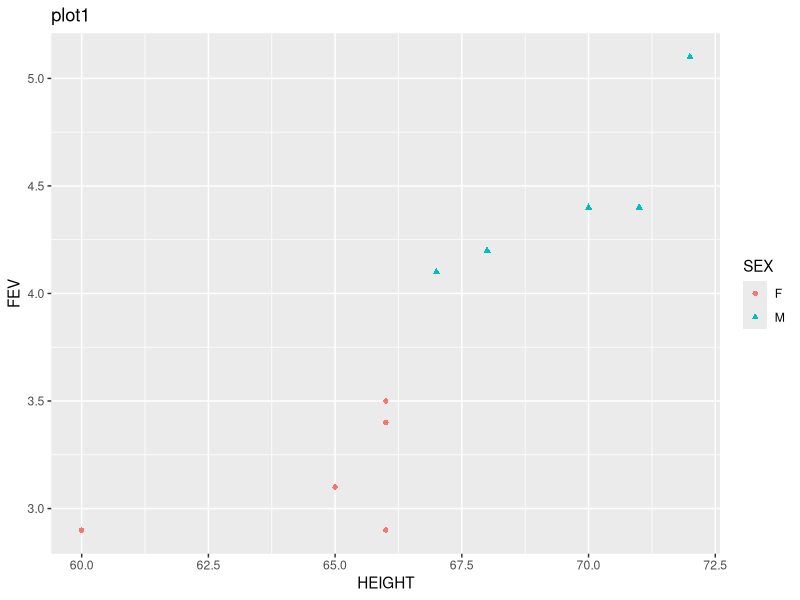
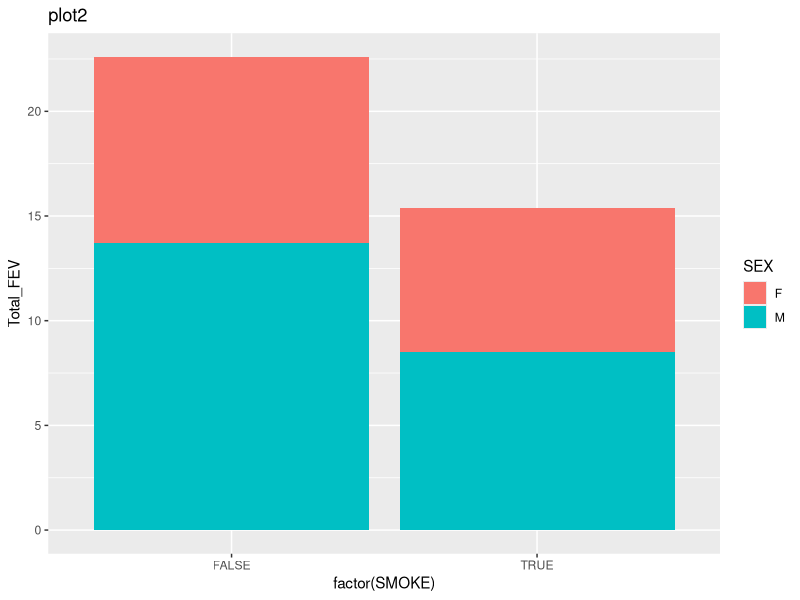
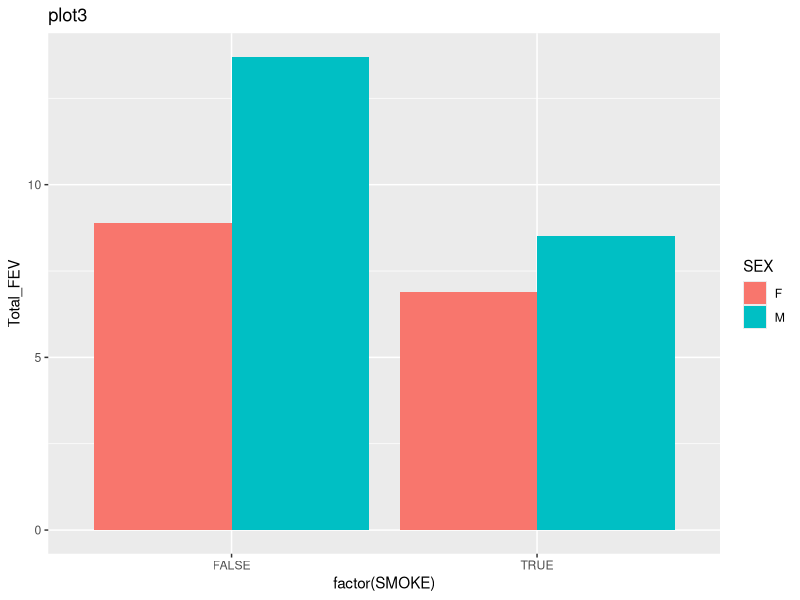
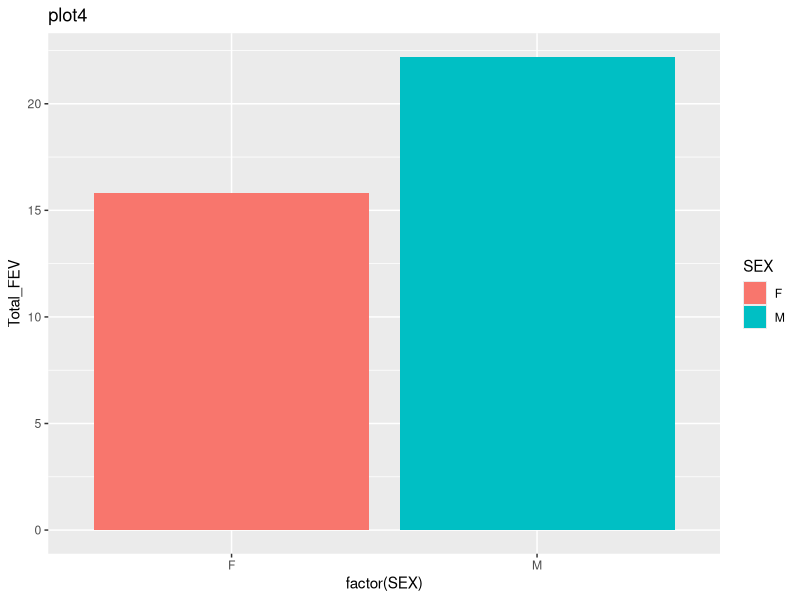
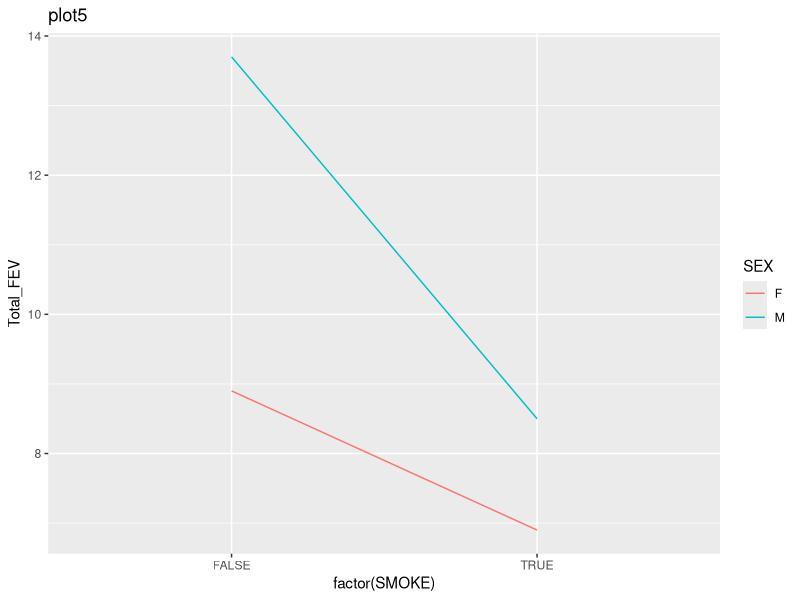
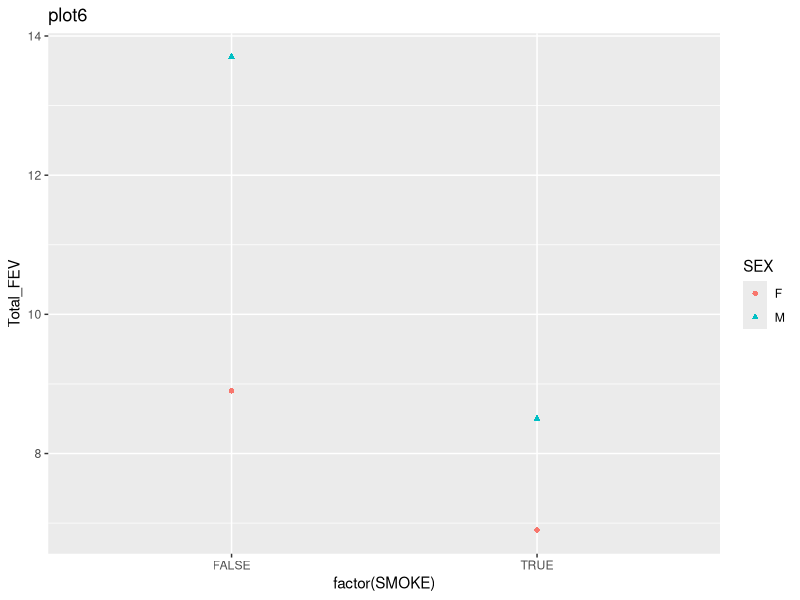

Reproduce these figures in R, in order.
library(ggplot2)
library(dplyr)


df <- read.csv("grammaractivity.csv")

plot1 <- ggplot(data = df, aes(x = HEIGHT, y = FEV, col = SEX, shape = SEX)) +
  geom_point() +
  ggtitle("plot1")

print(plot1)

df_summary_sex <- df %>%
  group_by(SMOKE, SEX) %>%
  summarise(Total_FEV = sum(FEV))


plot2 <- ggplot(data = df_summary_sex, aes(x = factor(SMOKE), y = Total_FEV, fill = SEX)) +
  geom_bar(stat = "identity", position = "stack") +
  ggtitle("plot2")

print(plot2)

plot3 <- ggplot(data = df_summary_sex, aes(x = factor(SMOKE), y = Total_FEV, fill = SEX)) +
  geom_bar(stat = "identity", position = "dodge") +
  ggtitle("plot3")

print(plot3)

plot4 <- ggplot(data = df_summary_sex, aes(x = factor(SEX), y = Total_FEV, fill = SEX)) +
  geom_bar(stat = "identity") +
  ggtitle("plot4")

print(plot4)

plot5 <- ggplot(data = df_summary_sex, aes(x = factor(SMOKE), y = Total_FEV, group = SEX, color = SEX)) +
  geom_line() +
  ggtitle("plot5")

print(plot5)

plot6 <- ggplot(data = df_summary_sex, aes(x = factor(SMOKE), y = Total_FEV, col = SEX, shape = SEX)) +
  geom_point() +
  ggtitle("plot6")

print(plot6)